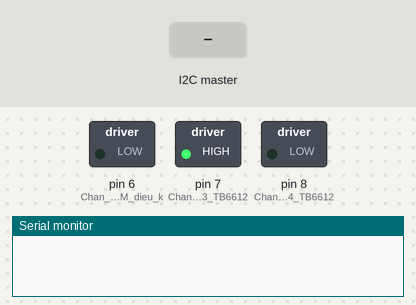
Bench run of a sketch on a simulated Arduino Uno, built with avr-gcc and run on an emulated ATmega328P. On the bench: switched loads named in the sketch (green lamp = pin HIGH), the last lines printed to the serial monitor. Inputs (shaded band) come from the test bench.

Above: at 1.2 s.
1.3 s: the I2C master sends the byte 1
At 1.7 s:
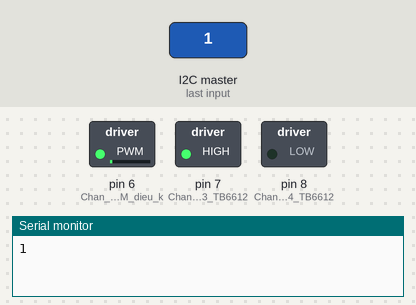
2.8 s: the I2C master sends the byte 90
At 4.0 s:
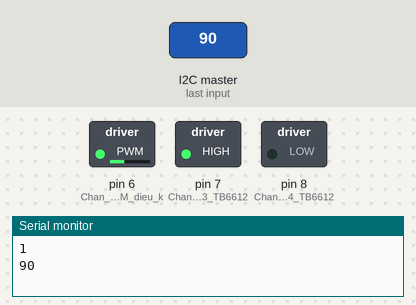
4.3 s: the I2C master sends the byte 200
At 5.2 s:
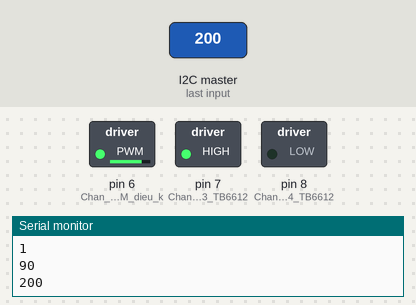
Timing chart, 0 to 7.3 s (numbered marks = the images above; inputs shaded):
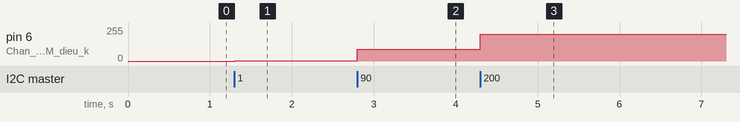

The sketch:

i2ctest.ino
```cpp
#include <Wire.h>

int vel;
void setup(){
  pinMode(2,INPUT_PULLUP);// Chan interup cua PHASE A
  pinMode(3,INPUT_PULLUP);// Chan doc tin hieu tu ecoder
  pinMode(6,OUTPUT);  // Chan xuat xung PWM dieu khien dong co
  pinMode(7,OUTPUT);// Chan IN3 TB6612
  pinMode(8,OUTPUT);// Chan IN4 TB6612
  digitalWrite(7,HIGH);
  digitalWrite(8,LOW);
  Serial.begin(9600);
  Wire.begin(0x55);
  Wire.onReceive(receiveEvent);
}
void loop()
{
//delay(100);
analogWrite(6,vel);
}
void receiveEvent(int howMany){
  while(Wire.available())
  {
    vel = Wire.read();
    Serial.println(vel);
  }
}
```

Measured:
- after the input at 1.3 s, pin 6 (Chan_xuat_xung_PWM_dieu_k): 0/255 → 1/255 at once
- after the input at 2.8 s, pin 6 (Chan_xuat_xung_PWM_dieu_k): 1/255 → 90/255 at once
- after the input at 4.3 s, pin 6 (Chan_xuat_xung_PWM_dieu_k): 90/255 → 200/255 at once
